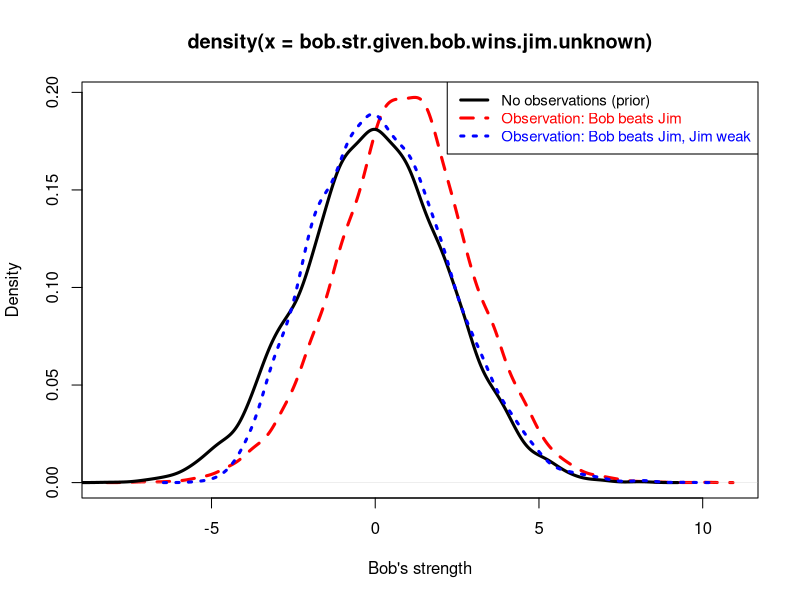
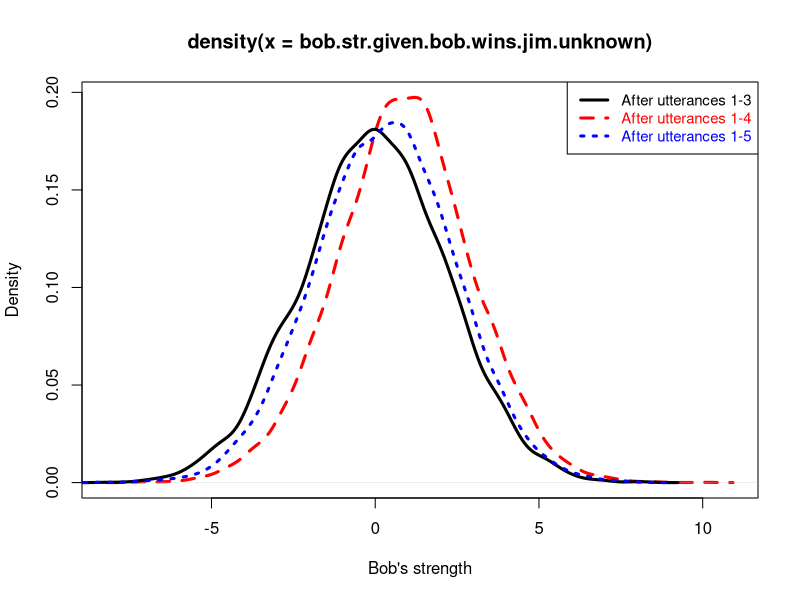

These charts were generated, in order, by the following R code:
#explaining away, non-linguistic
# workaround since Church too slow:

num.players = 12

# bob prior
num.sims = 10000
bob.str.prior = rep(NA, num.sims)
for (i in 1:10000) {
	male.str = rnorm(1, 0, 2)
	female.str = rnorm(1, 0, 2)
	bob.gender.str = sample(c(male.str, female.str), 1)
	bob.str = rnorm(1, bob.gender.str, 1)
	bob.str.prior[i] = bob.str
}

# non-ling-version: jim.str unknown
num.sims = 10000
num.accepted = 0
bob.str.given.bob.wins.jim.unknown = rep(NA, num.sims)
while (num.accepted < num.sims) {
	male.str = rnorm(1, 0, 2)
	female.str = rnorm(1, 0, 2)
	player.gender.strengths = sample(c(male.str, female.str), num.players, replace=T)
	player.strengths = rep(NA, num.players)
	for (i in 1:num.players) {
		player.strengths[i] = rnorm(1, player.gender.strengths[i], 1)
	}
	bob.str = player.strengths[1]
	jim.str = player.strengths[2]
	bob.pulling = bob.str + rnorm(1, 0, .5)
	jim.pulling = jim.str + rnorm(1, 0, .5)
	if (bob.pulling > jim.pulling) {
		num.accepted = num.accepted + 1
		bob.str.given.bob.wins.jim.unknown[num.accepted] = bob.str 
	}
}

# non-ling-version: jim.str fixed, jim very weak
num.sims = 10000
num.accepted = 0
bob.str.given.jim.minus.3 = rep(NA, num.sims)
while (num.accepted < num.sims) {
	male.str = rnorm(1, 0, 2)
	female.str = rnorm(1, 0, 2)
	player.gender.strengths = sample(c(male.str, female.str), num.players, replace=T)
	player.strengths = rep(NA, num.players)
	for (i in 1:num.players) {
		player.strengths[i] = rnorm(1, player.gender.strengths[i], 1)
	}
	player.strengths[2] = -4
	bob.str = player.strengths[1]
	jim.str = player.strengths[2]
	bob.pulling = bob.str + rnorm(1, 0, .5)
	jim.pulling = jim.str + rnorm(1, 0, .5)
	if (bob.pulling > jim.pulling) {
		num.accepted = num.accepted + 1
		bob.str.given.jim.minus.3[num.accepted] = bob.str 
	}
}
plot(density(bob.str.given.bob.wins.jim.unknown), col='red', lwd=3, lty=2, xlab="Bob's strength")
lines(density(bob.str.prior), col='black', lwd=3, lty=1)
lines(density(bob.str.given.jim.minus.3), col='blue', lwd=3, lty=3)
legend('topright', c("No observations (prior)", "Observation: Bob beats Jim", "Observation: Bob beats Jim, Jim weak"), lty=c(1, 2, 3), lwd=3, cex=.9, col=c('black', 'red', 'blue'), text.col=c('black', 'red', 'blue'))

# ling version - jim weak condition differs:
num.sims = 10000
num.accepted = 0
bob.str.given.jim.weakest = rep(NA, num.sims)
while (num.accepted < num.sims) {
	male.str = rnorm(1, 0, 2)
	female.str = rnorm(1, 0, 2)
	player.gender.strengths = sample(c(male.str, female.str), num.players, replace=T)
	player.strengths = rep(NA, num.players)
	for (i in 1:num.players) {
		player.strengths[i] = rnorm(1, player.gender.strengths[i], 1)
	}
	bob.str = player.strengths[1]
	jim.str = player.strengths[2]
	bob.pulling = bob.str + rnorm(1, 0, .5)
	jim.pulling = jim.str + rnorm(1, 0, .5)
	if (jim.str == min(player.strengths) && bob.pulling > jim.pulling) {
		num.accepted = num.accepted + 1
		bob.str.given.jim.weakest[num.accepted] = bob.str 
	}
}
plot(density(bob.str.given.bob.wins.jim.unknown), col='red', lty=2, lwd=3, xlab="Bob's strength")
lines(density(bob.str.prior), col='black', lty=1, lwd=3)
lines(density(bob.str.given.jim.weakest), col='blue', lty=3, lwd=3)
legend('topright', c("After utterances 1-3", 'After utterances 1-4', 'After utterances 1-5'), lty=c(1, 2, 3), lwd=3, cex=.9, col=c('black', 'red', 'blue'), text.col=c('black', 'red', 'blue'))


